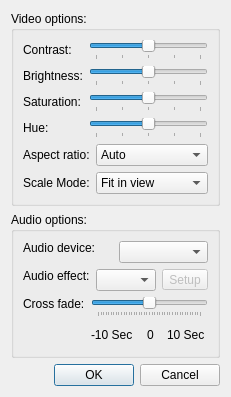
<?xml version="1.0" encoding="UTF-8"?>
<ui version="4.0">
  <class>settings</class>
  <widget class="QDialog" name="settings">
   <property name="geometry">
    <rect>
     <x>0</x>
     <y>0</y>
     <width>175</width>
     <height>397</height>
    </rect>
   </property>
   <property name="windowTitle">
    <string>Settings</string>
   </property>
   <layout class="QVBoxLayout" name="verticalLayout_2">
    <item>
     <widget class="QGroupBox" name="groupBox">
      <property name="title">
       <string>Video options:</string>
      </property>
      <property name="flat">
       <bool>true</bool>
      </property>
      <layout class="QGridLayout" name="gridLayout">
       <item row="5" column="2">
        <widget class="QComboBox" name="scalemodeCombo">
         <property name="sizeAdjustPolicy">
          <enum>QComboBox::AdjustToContentsOnFirstShow</enum>
         </property>
         <item>
          <property name="text">
           <string>Fit in view</string>
          </property>
         </item>
         <item>
          <property name="text">
           <string>Scale and crop</string>
          </property>
         </item>
        </widget>
       </item>
       <item row="0" column="0">
        <widget class="QLabel" name="label_9">
         <property name="text">
          <string>Contrast:</string>
         </property>
        </widget>
       </item>
       <item row="0" column="1" colspan="2">
        <widget class="QSlider" name="contrastSlider">
         <property name="minimumSize">
          <size>
           <width>0</width>
           <height>0</height>
          </size>
         </property>
         <property name="minimum">
          <number>-8</number>
         </property>
         <property name="maximum">
          <number>8</number>
         </property>
         <property name="orientation">
          <enum>Qt::Horizontal</enum>
         </property>
         <property name="tickPosition">
          <enum>QSlider::TicksBelow</enum>
         </property>
         <property name="tickInterval">
          <number>4</number>
         </property>
        </widget>
       </item>
       <item row="1" column="0">
        <widget class="QLabel" name="label_8">
         <property name="text">
          <string>Brightness:</string>
         </property>
        </widget>
       </item>
       <item row="1" column="1" colspan="2">
        <widget class="QSlider" name="brightnessSlider">
         <property name="minimum">
          <number>-8</number>
         </property>
         <property name="maximum">
          <number>8</number>
         </property>
         <property name="orientation">
          <enum>Qt::Horizontal</enum>
         </property>
         <property name="tickPosition">
          <enum>QSlider::TicksBelow</enum>
         </property>
         <property name="tickInterval">
          <number>4</number>
         </property>
        </widget>
       </item>
       <item row="2" column="0">
        <widget class="QLabel" name="label_7">
         <property name="text">
          <string>Saturation:</string>
         </property>
        </widget>
       </item>
       <item row="2" column="1" colspan="2">
        <widget class="QSlider" name="saturationSlider">
         <property name="minimum">
          <number>-8</number>
         </property>
         <property name="maximum">
          <number>8</number>
         </property>
         <property name="orientation">
          <enum>Qt::Horizontal</enum>
         </property>
         <property name="tickPosition">
          <enum>QSlider::TicksBelow</enum>
         </property>
         <property name="tickInterval">
          <number>4</number>
         </property>
        </widget>
       </item>
       <item row="3" column="0">
        <widget class="QLabel" name="label_2">
         <property name="text">
          <string>Hue:</string>
         </property>
        </widget>
       </item>
       <item row="3" column="1" colspan="2">
        <widget class="QSlider" name="hueSlider">
         <property name="minimum">
          <number>-8</number>
         </property>
         <property name="maximum">
          <number>8</number>
         </property>
         <property name="orientation">
          <enum>Qt::Horizontal</enum>
         </property>
         <property name="tickPosition">
          <enum>QSlider::TicksBelow</enum>
         </property>
         <property name="tickInterval">
          <number>4</number>
         </property>
        </widget>
       </item>
       <item row="4" column="0" colspan="2">
        <widget class="QLabel" name="label_10">
         <property name="text">
          <string>Aspect ratio:</string>
         </property>
        </widget>
       </item>
       <item row="4" column="2">
        <widget class="QComboBox" name="aspectCombo">
         <property name="sizeAdjustPolicy">
          <enum>QComboBox::AdjustToContentsOnFirstShow</enum>
         </property>
         <item>
          <property name="text">
           <string>Auto</string>
          </property>
         </item>
         <item>
          <property name="text">
           <string>Stretch</string>
          </property>
         </item>
         <item>
          <property name="text">
           <string>4/3</string>
          </property>
         </item>
         <item>
          <property name="text">
           <string>16/9</string>
          </property>
         </item>
        </widget>
       </item>
       <item row="5" column="0" colspan="2">
        <widget class="QLabel" name="label_11">
         <property name="text">
          <string>Scale Mode:</string>
         </property>
        </widget>
       </item>
      </layout>
      <zorder>scalemodeCombo</zorder>
      <zorder>label_9</zorder>
      <zorder>contrastSlider</zorder>
      <zorder>label_8</zorder>
      <zorder>brightnessSlider</zorder>
      <zorder>label_7</zorder>
      <zorder>saturationSlider</zorder>
      <zorder>label_2</zorder>
      <zorder>hueSlider</zorder>
      <zorder>label_10</zorder>
      <zorder>aspectCombo</zorder>
      <zorder>label_11</zorder>
     </widget>
    </item>
    <item>
     <widget class="QGroupBox" name="groupBox_2">
      <property name="title">
       <string>Audio options:</string>
      </property>
      <property name="flat">
       <bool>true</bool>
      </property>
      <layout class="QVBoxLayout" name="verticalLayout">
       <item>
        <layout class="QHBoxLayout">
         <item>
          <widget class="QLabel" name="label">
           <property name="sizePolicy">
            <sizepolicy hsizetype="Preferred" vsizetype="Preferred">
             <horstretch>0</horstretch>
             <verstretch>0</verstretch>
            </sizepolicy>
           </property>
           <property name="minimumSize">
            <size>
             <width>10</width>
             <height>0</height>
            </size>
           </property>
           <property name="text">
            <string>Audio device:</string>
           </property>
           <property name="alignment">
            <set>Qt::AlignLeading|Qt::AlignLeft|Qt::AlignTop</set>
           </property>
          </widget>
         </item>
         <item>
          <widget class="QComboBox" name="deviceCombo">
           <property name="sizePolicy">
            <sizepolicy hsizetype="Minimum" vsizetype="Fixed">
             <horstretch>0</horstretch>
             <verstretch>0</verstretch>
            </sizepolicy>
           </property>
           <property name="minimumSize">
            <size>
             <width>10</width>
             <height>0</height>
            </size>
           </property>
           <property name="sizeAdjustPolicy">
            <enum>QComboBox::AdjustToMinimumContentsLength</enum>
           </property>
          </widget>
         </item>
        </layout>
       </item>
       <item>
        <layout class="QHBoxLayout" name="horizontalLayout">
         <item>
          <widget class="QLabel" name="label_6">
           <property name="sizePolicy">
            <sizepolicy hsizetype="Preferred" vsizetype="Preferred">
             <horstretch>0</horstretch>
             <verstretch>0</verstretch>
            </sizepolicy>
           </property>
           <property name="minimumSize">
            <size>
             <width>10</width>
             <height>0</height>
            </size>
           </property>
           <property name="text">
            <string>Audio effect:</string>
           </property>
           <property name="alignment">
            <set>Qt::AlignLeading|Qt::AlignLeft|Qt::AlignTop</set>
           </property>
          </widget>
         </item>
         <item>
          <widget class="QComboBox" name="audioEffectsCombo">
           <property name="sizePolicy">
            <sizepolicy hsizetype="Minimum" vsizetype="Fixed">
             <horstretch>0</horstretch>
             <verstretch>0</verstretch>
            </sizepolicy>
           </property>
           <property name="minimumSize">
            <size>
             <width>10</width>
             <height>0</height>
            </size>
           </property>
           <property name="sizeAdjustPolicy">
            <enum>QComboBox::AdjustToMinimumContentsLength</enum>
           </property>
          </widget>
         </item>
         <item>
          <widget class="QToolButton" name="effectButton">
           <property name="enabled">
            <bool>false</bool>
           </property>
           <property name="text">
            <string>Setup</string>
           </property>
          </widget>
         </item>
        </layout>
       </item>
       <item>
        <layout class="QHBoxLayout">
         <item>
          <widget class="QLabel" name="crossFadeLabel">
           <property name="sizePolicy">
            <sizepolicy hsizetype="Preferred" vsizetype="Preferred">
             <horstretch>0</horstretch>
             <verstretch>0</verstretch>
            </sizepolicy>
           </property>
           <property name="minimumSize">
            <size>
             <width>10</width>
             <height>0</height>
            </size>
           </property>
           <property name="text">
            <string>Cross fade:</string>
           </property>
           <property name="alignment">
            <set>Qt::AlignLeading|Qt::AlignLeft|Qt::AlignTop</set>
           </property>
          </widget>
         </item>
         <item>
          <layout class="QVBoxLayout">
           <item>
            <widget class="QSlider" name="crossFadeSlider">
             <property name="sizePolicy">
              <sizepolicy hsizetype="Minimum" vsizetype="Fixed">
               <horstretch>0</horstretch>
               <verstretch>0</verstretch>
              </sizepolicy>
             </property>
             <property name="minimum">
              <number>-20</number>
             </property>
             <property name="maximum">
              <number>20</number>
             </property>
             <property name="singleStep">
              <number>1</number>
             </property>
             <property name="pageStep">
              <number>2</number>
             </property>
             <property name="value">
              <number>0</number>
             </property>
             <property name="orientation">
              <enum>Qt::Horizontal</enum>
             </property>
             <property name="tickPosition">
              <enum>QSlider::TicksBelow</enum>
             </property>
            </widget>
           </item>
           <item>
            <layout class="QHBoxLayout">
             <item>
              <widget class="QLabel" name="crossFadeLabel1">
               <property name="font">
                <font>
                 <pointsize>9</pointsize>
                </font>
               </property>
               <property name="text">
                <string>-10 Sec</string>
               </property>
              </widget>
             </item>
             <item>
              <spacer>
               <property name="orientation">
                <enum>Qt::Horizontal</enum>
               </property>
               <property name="sizeHint" stdset="0">
                <size>
                 <width>0</width>
                 <height>20</height>
                </size>
               </property>
              </spacer>
             </item>
             <item>
              <widget class="QLabel" name="crossFadeLabel2">
               <property name="font">
                <font>
                 <pointsize>9</pointsize>
                </font>
               </property>
               <property name="text">
                <string>0</string>
               </property>
              </widget>
             </item>
             <item>
              <spacer>
               <property name="orientation">
                <enum>Qt::Horizontal</enum>
               </property>
               <property name="sizeHint" stdset="0">
                <size>
                 <width>0</width>
                 <height>20</height>
                </size>
               </property>
              </spacer>
             </item>
             <item>
              <widget class="QLabel" name="crossFadeLabel3">
               <property name="font">
                <font>
                 <pointsize>9</pointsize>
                </font>
               </property>
               <property name="text">
                <string>10 Sec </string>
               </property>
              </widget>
             </item>
            </layout>
           </item>
          </layout>
         </item>
        </layout>
       </item>
      </layout>
     </widget>
    </item>
    <item>
     <widget class="QDialogButtonBox" name="buttonBox">
      <property name="orientation">
       <enum>Qt::Horizontal</enum>
      </property>
      <property name="standardButtons">
       <set>QDialogButtonBox::Cancel|QDialogButtonBox::Ok</set>
      </property>
     </widget>
    </item>
   </layout>
  </widget>
  <resources/>
  <connections>
   <connection>
    <sender>buttonBox</sender>
    <signal>accepted()</signal>
    <receiver>settings</receiver>
    <slot>accept()</slot>
    <hints>
     <hint type="sourcelabel">
      <x>248</x>
      <y>254</y>
     </hint>
     <hint type="destinationlabel">
      <x>157</x>
      <y>274</y>
     </hint>
    </hints>
   </connection>
   <connection>
    <sender>buttonBox</sender>
    <signal>rejected()</signal>
    <receiver>settings</receiver>
    <slot>reject()</slot>
    <hints>
     <hint type="sourcelabel">
      <x>316</x>
      <y>260</y>
     </hint>
     <hint type="destinationlabel">
      <x>286</x>
      <y>274</y>
     </hint>
    </hints>
   </connection>
  </connections>
</ui> 
